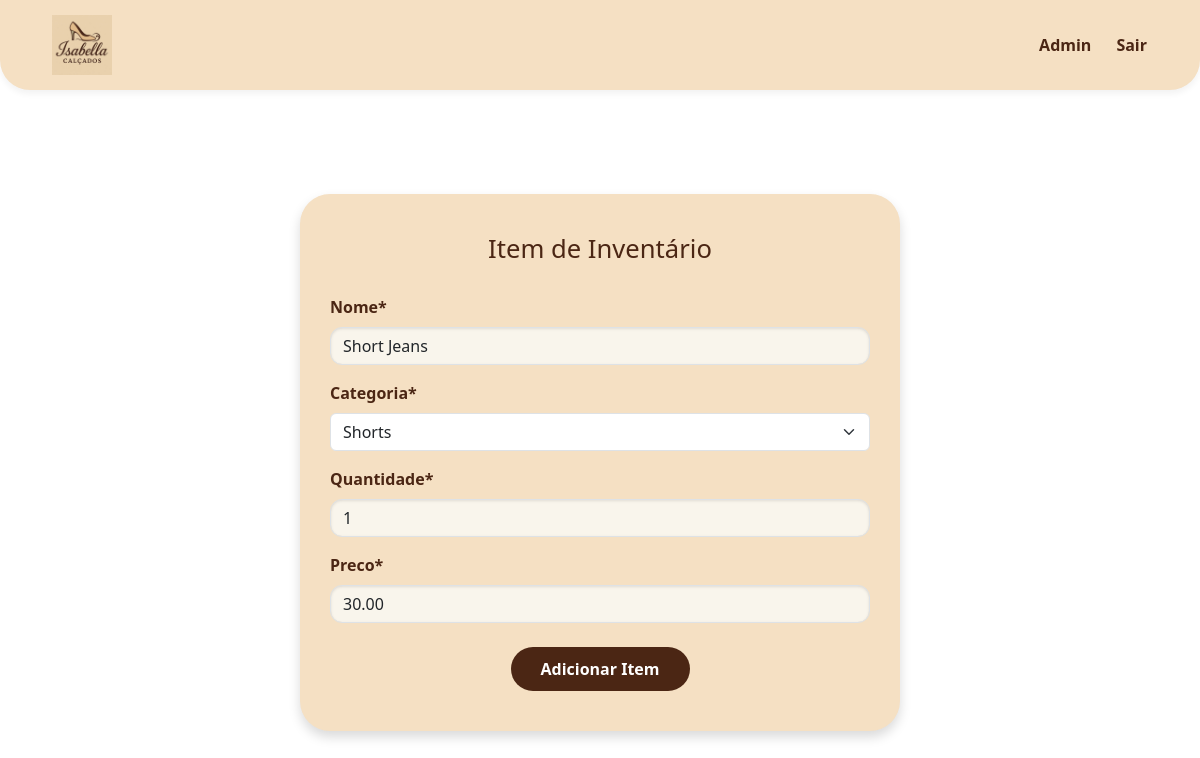
Screenshot of /edit-item/1 (signed in) with the database file from the repository.
### inventory/models.py (models this page shows, shortened)
class ItemInventario(models.Model):
    nome = models.CharField(max_length=200)
    categoria = models.ForeignKey('Categoria', on_delete=models.SET_NULL, blank=True, null=True)
    quantidade = models.IntegerField()
    preco = models.DecimalField(max_digits=10, decimal_places=2, default=0.00)
    data_criacao = models.DateTimeField(auto_now_add=True)
    user = models.ForeignKey(User, on_delete=models.CASCADE)

class Categoria(models.Model):
    nome = models.CharField(max_length=200)
    class Meta:
        verbose_name_plural = 'categorias'
    def __str__(self):
        return self.nome

### inventory/views.py (the view)
# urls.py: path('edit-item/<int:pk>', EditItem.as_view(), name= 'edit-item'),
class EditItem(LoginRequiredMixin, UpdateView):
    model = ItemInventario
    form_class = ItemInventarioForm
    template_name = 'inventory/item_form.html'
    success_url = reverse_lazy('dashboard')

### inventory/forms.py
class ItemInventarioForm(forms.ModelForm):
    categoria = forms.ModelChoiceField(queryset= Categoria.objects.all(), initial = 0)
    class Meta:
        model = ItemInventario
        fields = ['nome', 'categoria', 'quantidade', 'preco']

### inventory/templates/inventory/item_form.html (shortened to what this page needs)
{% extends 'inventory/base.html' %}
{% load crispy_forms_tags %}
{% block content %}
<div class="item-form-container">
    <h1>Item de Inventário</h1>
    <form method="POST">
        {{ form|crispy }}
        <div class="text-center mt-4">
            <button type="submit" class="btn-marrom">Adicionar Item</button>
        </div>
    </form>
</div>
{% endblock %}

### inventory/static/css/estilo.css (style rules this page uses)
body { margin: 0; padding: 0; box-sizing: border-box; }
.btn-marrom { background-color: #4B2614; color: white; border-radius: 25px; padding: 10px 30px; font-weight: bold; border: none; text-decoration: none; }
.form-control { border-radius: 10px; box-shadow: 0 2px 4px rgba(0, 0, 0, 0.1); }
.form-label { font-weight: bold; color: #4B2614; }
.form-control { border-radius: 12px; background-color: #F9F5EC; box-shadow: inset 0 1px 3px rgba(0,0,0,0.1); }
.item-form-container { background-color: #F5E0C3; border-radius: 30px; padding: 40px 30px; max-width: 600px; margin: 80px auto; box-shadow: 0 6px 12px rgba(0, 0, 0, 0.15); }
.item-form-container h1 { text-align: center; color: #4B2614; font-size: 1.6rem; margin-bottom: 30px; }

### rows the page displays
ItemInventario: nome "Short Jeans", categoria "Shorts", quantidade "1", preco "30.00"
